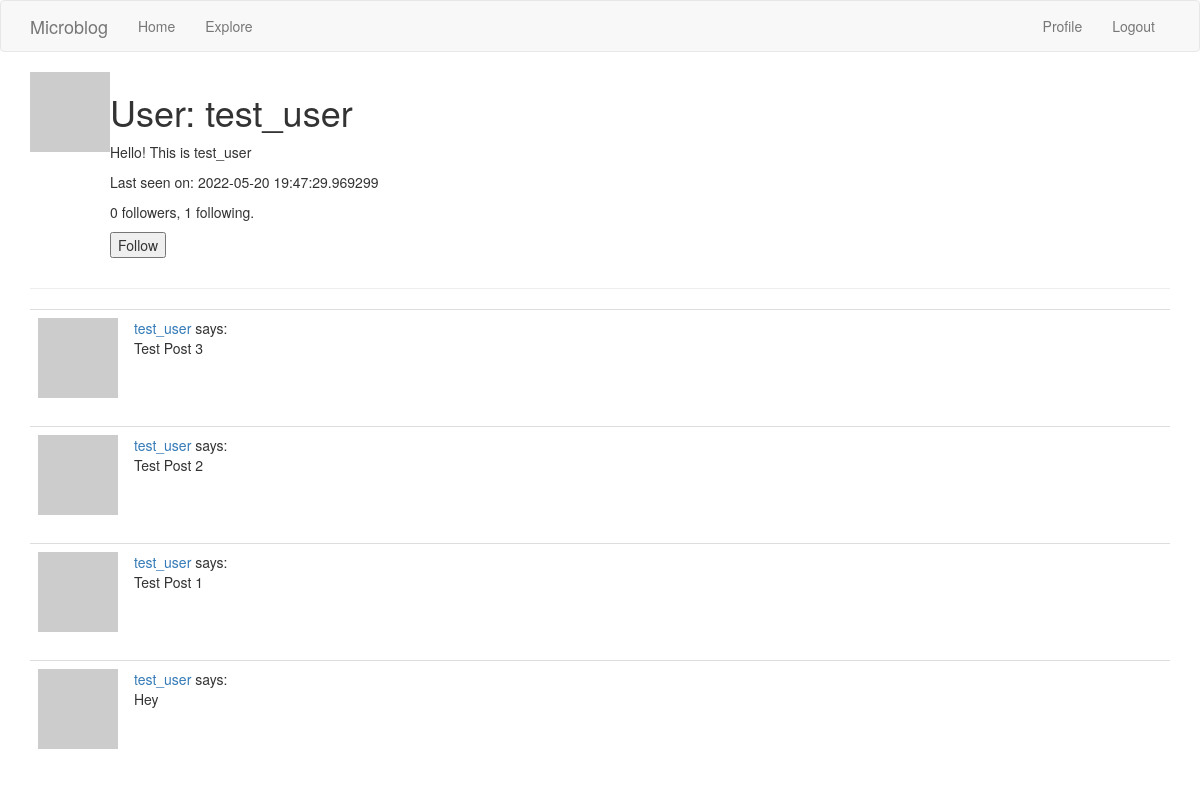
Screenshot of /user/test_user (signed in) with the database file from the repository.
### app/models.py (models this page shows, shortened)
class User(UserMixin, db.Model):
    id = db.Column(db.Integer, primary_key=True)
    username = db.Column(db.String(64), index=True, unique=True)
    email = db.Column(db.String(120), index=True, unique=True)
    password_hash = db.Column(db.String(128))
    about_me = db.Column(db.String(140))
    last_seen = db.Column(db.DateTime, default=datetime.utcnow)
    posts = db.relationship("Post", backref="author", lazy="dynamic")
    followed = db.relationship(
        "User",
        secondary=followers,
        primaryjoin=(followers.c.follower_id == id),
        secondaryjoin=(followers.c.followed_id == id),
        backref=db.backref("followers", lazy="dynamic"),
        lazy="dynamic",
    )
    def avatar(self, size):
        digest = md5(self.email.lower().encode("utf-8")).hexdigest()
        return f"https://www.gravatar.com/avatar/{digest}?d=identicon&s={size}"
    def is_following(self, user):
        return self.followed.filter(followers.c.followed_id == user.id).count() > 0

class Post(UserMixin, db.Model):
    id = db.Column(db.Integer, primary_key=True)
    body = db.Column(db.String(140))
    timestamp = db.Column(db.DateTime, index=True, default=datetime.utcnow)
    user_id = db.Column(db.Integer, db.ForeignKey("user.id"))

### app/routes.py (the view)
@app.route("/user/<username>")
@login_required
def user(username):
    user = User.query.filter_by(username=username).first_or_404()
    page = request.args.get("page", 1, type=int)
    posts = user.posts.order_by(Post.timestamp.desc()).paginate(
        page, app.config["POSTS_PER_PAGE"], False
    )
    next_url = (
        url_for("user", username=user.username, page=posts.next_num)
        if posts.has_next
        else None
    )
    prev_url = (
        url_for("user", username=user.username, page=posts.prev_num)
        if posts.has_prev
        else None
    )
    form = EmptyForm()
    return render_template(
        "user.html",
        user=user,
        posts=posts.items,
        next_url=next_url,
        prev_url=prev_url,
        form=form,
    )

### app/forms.py
class EmptyForm(FlaskForm):
    submit = SubmitField("Submit")

### app/models.py (called while the page is built)
@login.user_loader
def load_user(id):
    return User.query.get(int(id))

### app/routes.py (called while the page is built)
@app.before_request
def before_request():
    if current_user.is_authenticated:
        current_user.last_seen = datetime.utcnow()
        db.session.commit()

### app/templates/user.html (shortened to what this page needs)
{% extends "base.html" %}
{% block app_content %}
    <table>
        <tr valign="top">
            <td>
                <img src="{{ user.avatar(128) }}">
            </td>
            <td>
                <h1>User: {{ user.username }}</h1>
                {% if user.about_me %}
                    <p>
                        {{ user.about_me }}
                    </p>
                {% endif %}
                {% if user.last_seen %}
                    <p>
                        Last seen on: {{ user.last_seen }}
                    </p>
                {% endif %}
                <p>
                    {{ user.followers.count() }} followers, {{ user.followed.count() }} following.
                </p>
                {% if user == current_user %}
                    <p>
                        <a href="{{ url_for('edit_profile') }}">Edit your profile</a>
                    </p>
                {% elif not current_user.is_following(user) %}
                    <p>
                        <form action="{{ url_for('follow', username=user.username) }}"
                              method="post">
                            {{ form.submit(value='Follow') }}
                        </form>
                    </p>
                {% endif %}
            </td>
        </tr>
    </table>
    <hr>
    {% for post in posts %}
        {% include '_post.html' %}
    {% endfor %}
{% endblock %}

### app/templates/_post.html
<table class="table table-hover">
    <tr>
        <td width="70px">
            <a href="{{ url_for('user', username=post.author.username) }}">
                <img src="{{ post.author.avatar(70) }}" />
            </a>
        </td>
        <td>
            <a href="{{ url_for('user', username=post.author.username) }}">{{ post.author.username }}</a>
            says:
            <br>
            {{ post.body }}
        </td>
    </tr>
</table>

### rows the page displays
User: username "test_user", about_me "Hello! This is test_user", last_seen "2022-05-20 19:47:29.969299"
Post: author.username "test_user", body "Test Post 3"
Post: author.username "test_user", body "Test Post 2"
Post: author.username "test_user", body "Test Post 1"
Post: author.username "test_user", body "Hey"

### other values shown
{{ user.followers.count() }} "0"
{{ user.followed.count() }} "1"
